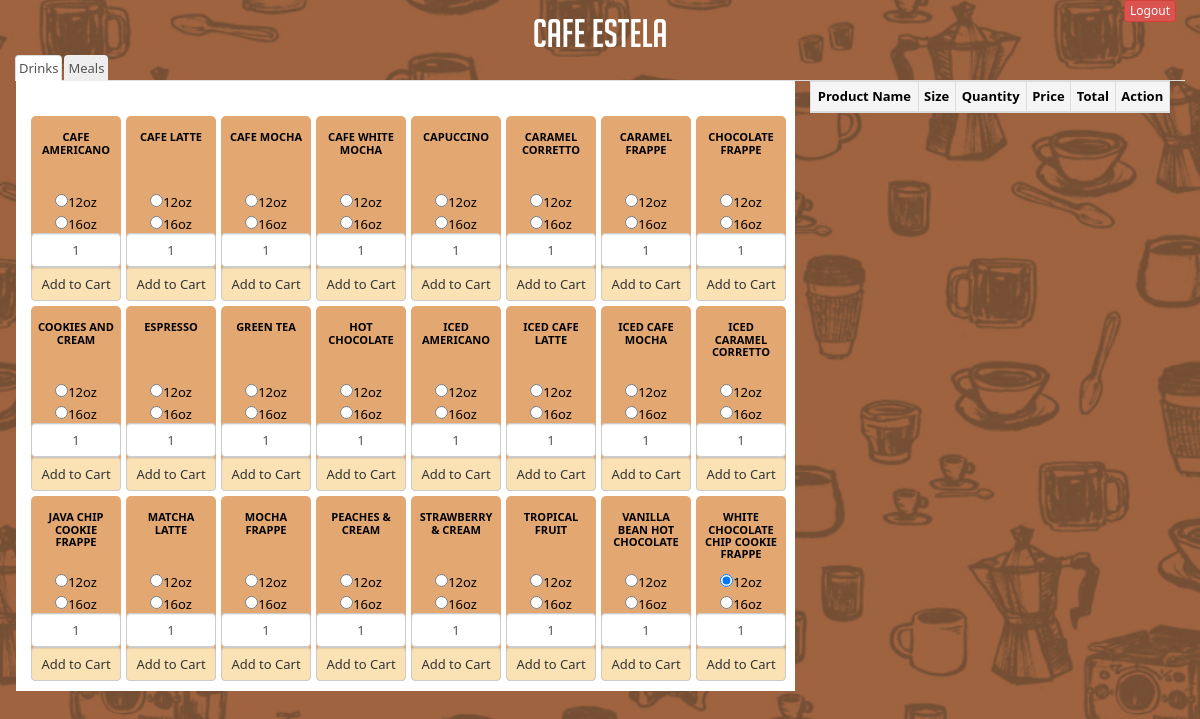
Screenshot of /home1_copy.php with the database file from the repository.
### tables this page shows
CREATE TABLE `tbl_product` (
  `id` int(11) NOT NULL,
  `name` varchar(255) NOT NULL,
  `image` varchar(255) NOT NULL,
  `price` double(10,2) NOT NULL,
  `price2` double(10,2) NOT NULL
);

### home1_copy.php (the view, shortened to what this page needs)
<!DOCTYPE html>
<html>
<head>
<link href="css/bootstrap.min.css" rel="stylesheet" type="text/css">
<link rel="stylesheet" href="css/home.css" type="text/css" />
</head>
<?php
$connect = mysqli_connect("localhost", "root", "", "test");
?>
	<body>
		<div class="container-fluid">
			<div class="row">
				<div class="col-sm-1 col-sm-offset-11">
					<form action = "logout.php" >
						<button name="" class="btn btn-danger btn-xs" onClick="return confirm('Are you sure you want to logout?');">Logout</button>
					</form>
				</div>
				<div class="col-sm-12"><h1 class="header">CAFE ESTELA</h1></div>
				<div class="clearfix"></div>
			</div>
					<ul class="nav nav-tabs">
				<li class="active"><a data-toggle="tab" href="#products">Drinks</a></li>
				<li><a href="home2.php">Meals</a></li>
			</ul>
			<div class="row m-l">
				<div class="tab-content col-md-8 col-xs-12 white-bg">
					<div id="products" class="tab-pane fade in active">
						<?php
							$query = "SELECT * FROM tbl_product ORDER BY id ASC";
							$result = mysqli_query($connect, $query);
							while($row = mysqli_fetch_array($result)){
						?>
								<div class="col-sm-2 col-xs-1 container-items">
									<div class="items text-center">
										<h5 style="font-size: .85em;"><b><?php echo $row["name"]; ?></b></h5>
										<div class="row">
											<div class="col-sm-12 bottom-align">
												<input type="radio" name="size" value="12oz" checked="checked"/>12oz<br>
												<input type="radio" name="size" value="16oz"/>16oz
												<input type="text" name="quantity" id="quantity<?php echo $row["id"]; ?>" class="form-control text-center" value="1" />
												<input type="button" name="add_to_cart_12oz" id="<?php echo $row["id"]; ?>" style="margin-top:0px; padding:3px;" class="btn btn-default form-control add_to_cart" value="Add to Cart" />
											</div>
										</div>
									</div>
								</div>
						<?php
							}
						?>
					</div>
				</div>
				<div class="col-md-4 col-xs-12 transaction-table">
					<table id="removerow" class="table table-bordered table-condensed white-bg text-center">
						<thead>
							<tr class="active">
								<th width="col-md-3">Product Name</th>
								<th width="col-md-1">Size</th>
								<th width="col-md-2">Quantity</th>
								<th width="col-md-2"> Price</th>
								<th width="col-md-2">Total</th>
								<th width="col-md-2">Action</th>
							</tr>
						</thead>
								</table>
						</div>
					</div>
					</div>
	</body>
</html>

### css/home.css (style rules this page uses)
body { background: url('../images/bg.png') no-repeat fixed; background-size: cover; font-family: Segoe UI, Helvetica, sans-serif; font-size:13px; text-align: center; color: black; overflow-y : hidden; }
input[type=button] { font-size: 1em; padding: 10px 20px; }
input[type=text] { font-size:1em; }
table { color:black; margin: 0 auto; text-align: center; }
.table { font-size: 1em; }
.transaction-table { //max-height: 500px; //overflow-y: auto; margin: 0px 0 0 0; vertical-align: middle; }
table th, tr, td { text-align: center; vertical-align: middle !important; }
.bottom-align { position: absolute; bottom: 0; right: 0; }
.btn-default { background-color: #FBE2B4; }
.container-items { height: 185px; margin: 15px -25px -10px 0; width: 120px; }
.header { color: white; font-family: big_noodle_titling; font-size: 3em; margin: 20px 0 -30px 0; position: relative; top: -30px; }
.items { background-color:#E3A771 !important; border:0px solid #000; border-radius:5px; min-height:100%; padding: 5px; width:100%; }
.m-l { margin: 0 0px 0px 1px; }
.nav-tabs>li>a { background-color: #eee; color: #555; padding: 3px; }
.tab-content { padding: 20px 0 20px 0; }
.tab-pane { padding: -15px 20px; }
.white-bg { background-color: white; }

### css/css3.css (style rules this page uses)
input[type=text] { width: 50%; padding: 14px 20px; margin: 8px 0; display: inline-block; border: 1px solid #ccc; box-sizing: border-box; }
button { background-color: #ffffff; color: black; padding: 14px 20px; margin: 8px 0; display: inline-block; border: none; cursor: pointer; width: 50%; }

### rows the page displays
tbl_product: name "CAFE AMERICANO", quantity "1"
tbl_product: name "CAFE LATTE"
tbl_product: name "CAFE MOCHA"
tbl_product: name "CAFE WHITE MOCHA"
tbl_product: name "CAPUCCINO"
tbl_product: name "CARAMEL CORRETTO"
tbl_product: name "CARAMEL FRAPPE"
tbl_product: name "CHOCOLATE FRAPPE"
tbl_product: name "COOKIES AND CREAM"
tbl_product: name "ESPRESSO"
tbl_product: name "GREEN TEA"
tbl_product: name "HOT CHOCOLATE"
tbl_product: name "ICED AMERICANO"
tbl_product: name "ICED CAFE LATTE"
tbl_product: name "ICED CAFE MOCHA"
tbl_product: name "ICED CARAMEL CORRETTO"
tbl_product: name "JAVA CHIP COOKIE FRAPPE"
tbl_product: name "MATCHA LATTE"
tbl_product: name "MOCHA FRAPPE"
tbl_product: name "PEACHES & CREAM"
tbl_product: name "STRAWBERRY & CREAM"
tbl_product: name "TROPICAL FRUIT"
tbl_product: name "VANILLA BEAN HOT CHOCOLATE"
tbl_product: name "WHITE CHOCOLATE CHIP COOKIE FRAPPE"
